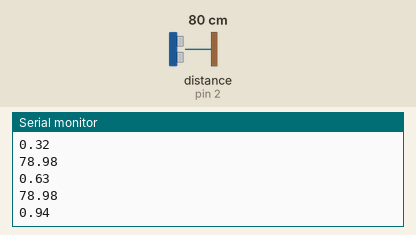
This sketch was run on a simulated Arduino Uno, built with avr-gcc and run on an emulated ATmega328P. On the bench: the last lines printed to the serial monitor. Wiring (inferred from the names in the program): ultrasonic range finder: trigger pin 3; echo pin 2. The inputs (shaded band) are chosen by the test bench; at power-on: distance to the obstacle (sensor on pin 2) 80 cm. The echo pulse lasts 58.3 µs per cm; storage starts empty.

Above: at 1.2 s.
1.3 s: distance to the obstacle (sensor on pin 2) set to 2 cm
At 1.47 s:
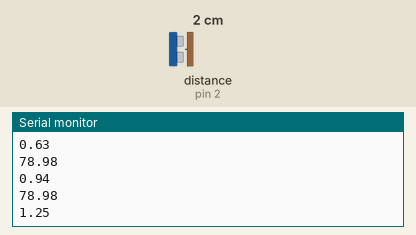
2.8 s: distance to the obstacle (sensor on pin 2) set to 4 cm
At 3.0 s:
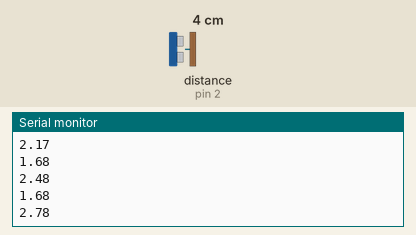
Timing chart, 0 to 5.8 s (numbered marks = the images above; inputs shaded):
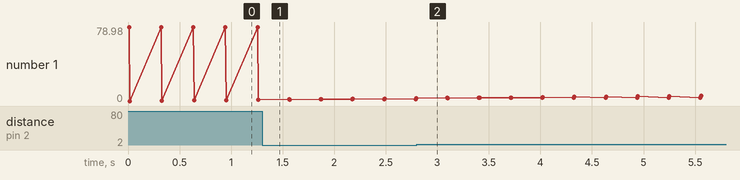

The sketch:

Proyecto.ino
```cpp
#include <SPI.h>
#include <SD.h>

File file;

#define echoPin 2 // attach pin D2 Arduino to pin Echo of HC-SR04
#define trigPin 3 //attach pin D3 Arduino to pin Trig of HC-SR04

// defines variables
double duration; // variable for the duration of sound wave travel
double distance; // variable for the distance measurement
double t;
double T;
//double vals[2];

void setup() {
  pinMode(trigPin, OUTPUT); // Sets the trigPin as an OUTPUT
  pinMode(echoPin, INPUT); // Sets the echoPin as an INPUT
  Serial.begin(9600); // // Serial Communication is starting with 9600 of baudrate speed
}
void loop() {
  //if (Serial.available() > 0){
  // Clears the trigPin condition
    digitalWrite(trigPin, LOW);
    delayMicroseconds(2);
  // Sets the trigPin HIGH (ACTIVE) for 10 microseconds
    digitalWrite(trigPin, HIGH);
    delayMicroseconds(10);
    digitalWrite(trigPin, LOW);
  // Reads the echoPin, returns the sound wave travel time in microseconds
    duration = pulseIn(echoPin, HIGH);
  // Calculating the distance
    distance = duration * 0.034 / 2.0; // Speed of sound wave divided by 2 (go and back)
    t = millis();
    T = t/1000.0;
    file = SD.open("data.dat", FILE_WRITE);
  // Displays the distance on the Serial Monitor
  //Serial.print("Distance: ");
    Serial.print(distance);
    Serial.print('\n');
    Serial.println(T);
  //Serial.print(vals);
  //Serial.println(" ms");
    delay(300); // Send results every 300 millisecond
  //}
}
```

Measured:
- plotted number 1: 1.25 → 2.78 after the input at 1.3 s
